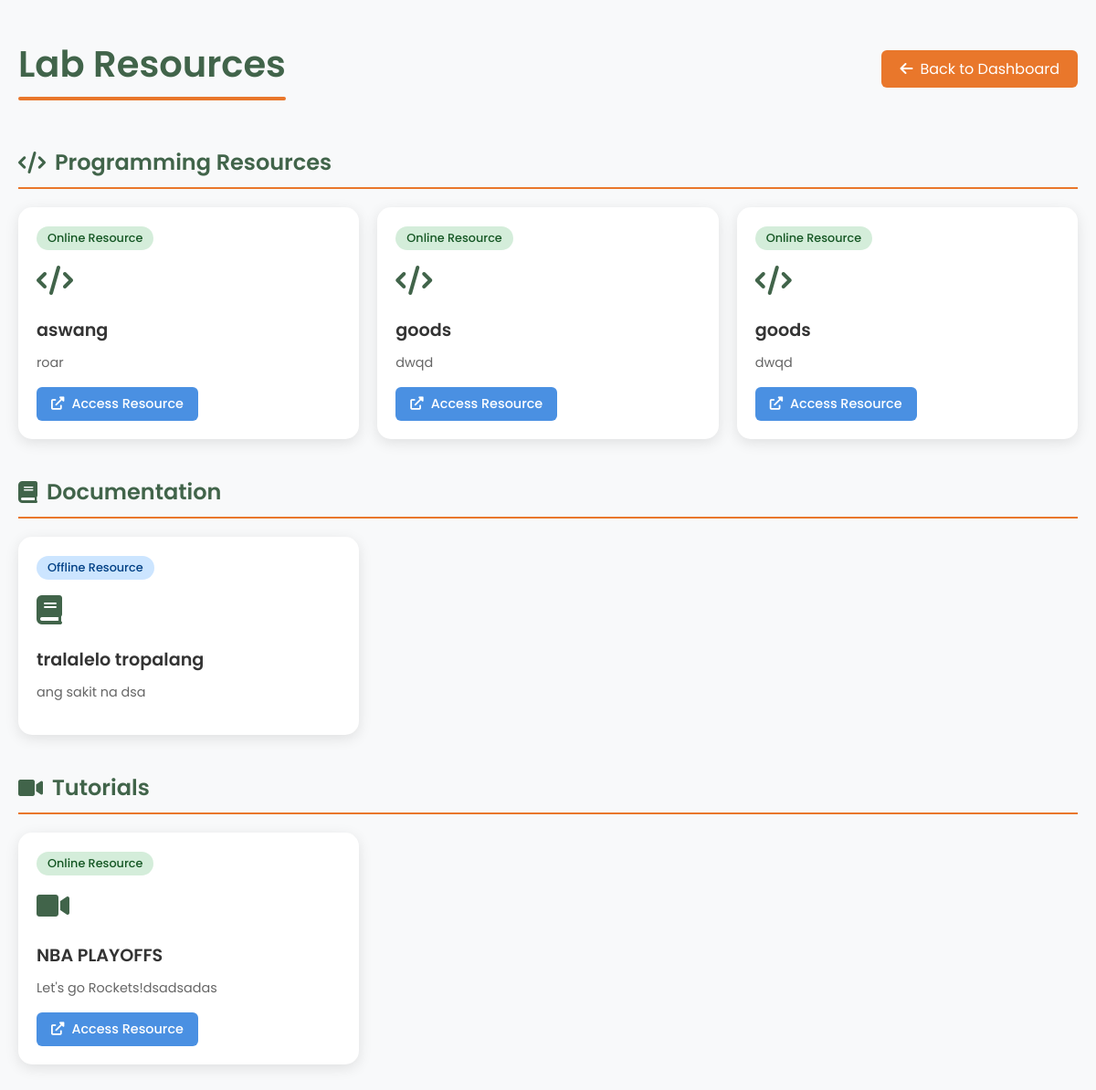
/lab_resources, run on the app's committed database.
### tables this page shows
CREATE TABLE lab_resources (
            id INTEGER PRIMARY KEY AUTOINCREMENT,
            name TEXT NOT NULL,
            category TEXT NOT NULL,
            description TEXT,
            needs_internet BOOLEAN DEFAULT 0,
            external_link TEXT,
            file_path TEXT,
            icon TEXT DEFAULT 'file-alt',
            status TEXT DEFAULT 'available',
            added_by TEXT NOT NULL,
            created_at DATETIME DEFAULT CURRENT_TIMESTAMP,
            last_updated DATETIME DEFAULT CURRENT_TIMESTAMP,
            updated_by TEXT
        );

### app.py (the view)
@app.route('/lab_resources')
def lab_resources():
    conn = sqlite3.connect('users.db')
    cursor = conn.cursor()
    cursor.execute("""
        SELECT id, name, category, description, needs_internet,
               external_link, file_path, icon, status
        FROM lab_resources
        WHERE status = 'available'
        ORDER BY category, name
    """)
    resources = []
    for row in cursor.fetchall():
        icon = {
            'Programming': 'code',
            'Office': 'file-word',
            'Documentation': 'book',
            'Tutorial': 'video',
            'Software': 'desktop',
            'Exercise': 'tasks'
        }.get(row[2], 'file-alt')
        resources.append({
            'id': row[0],
            'name': row[1],
            'category': row[2],
            'description': row[3],
            'needs_internet': bool(row[4]),
            'external_link': row[5],
            'file_path': row[6],
            'icon': icon,
            'status': row[8]
        })
    conn.close()
    return render_template('lab_resources.html', resources=resources)

### templates/lab_resources.html (shortened to what this page needs)
<!DOCTYPE html>
<html lang="en">
<head>
    <link href="https://cdnjs.cloudflare.com/ajax/libs/font-awesome/6.0.0/css/all.min.css" rel="stylesheet">
</head>
<body>
    <div class="container">
        <div class="header">
            <h1>Lab Resources</h1>
            <a href="{{ url_for('student_dashboard') }}" class="back-btn">
                <i class="fas fa-arrow-left"></i> Back to Dashboard
            </a>
        </div>
        {% set categories = {
            'Programming': {'icon': 'code', 'title': 'Programming Resources'},
            'Office': {'icon': 'file-word', 'title': 'Microsoft Office Resources'},
            'Documentation': {'icon': 'book', 'title': 'Documentation'},
            'Tutorial': {'icon': 'video', 'title': 'Tutorials'},
            'Software': {'icon': 'desktop', 'title': 'Software Resources'},
            'Exercise': {'icon': 'tasks', 'title': 'Exercises'}
        } %}
        {% for category, info in categories.items() %}
            {% set category_resources = resources|selectattr('category', 'equalto', category)|list %}
            {% if category_resources %}
                <div class="category-section">
                    <h2 class="category-title">
                        <i class="fas fa-{{ info.icon }}"></i>
                        {{ info.title }}
                    </h2>
                    <div class="resource-grid">
                        {% for resource in category_resources %}
                            <div class="resource-card">
                                <span class="resource-type {{ 'type-online' if resource.needs_internet else 'type-offline' }}">
                                    {{ 'Online Resource' if resource.needs_internet else 'Offline Resource' }}
                                </span>
                                <div class="resource-icon">
                                    <i class="fas fa-{{ resource.icon }}"></i>
                                </div>
                                <div class="resource-title">{{ resource.name }}</div>
                                <div class="resource-description">{{ resource.description }}</div>
                                {% if resource.needs_internet %}
                                    {% if resource.external_link %}
                                        <a href="{{ resource.external_link }}" target="_blank" class="resource-action btn-link">
                                            <i class="fas fa-external-link-alt"></i> Access Resource
                                        </a>
                                    {% endif %}
                                {% else %}
                                    {% if resource.file_path %}
                                        <a href="{{ url_for('download_resource', id=resource.id) }}" class="resource-action btn-download">
                                            <i class="fas fa-download"></i> Download Resource
                                        </a>
                                    {% endif %}
                                {% endif %}
                            </div>
                        {% endfor %}
                    </div>
                </div>
            {% endif %}
        {% endfor %}
    </div>
</body>
</html>

### templates/lab_resources.html (style rules this page uses)
* { margin: 0; padding: 0; box-sizing: border-box; font-family: 'Poppins', sans-serif; }
body { background: #f8f9fa; min-height: 100vh; padding: 20px; }
.container { max-width: 1200px; margin: 0 auto; }
.header { display: flex; justify-content: space-between; align-items: center; margin-bottom: 30px; padding: 20px 0; }
.header h1 { color: #41644A; font-size: 2.5em; font-weight: 600; position: relative; padding-bottom: 10px; }
.header h1::after { content: ''; position: absolute; bottom: 0; left: 0; width: 100%; height: 4px; background: #E9772B; border-radius: 2px; }
.back-btn { background: #E9772B; color: white; padding: 8px 20px; border-radius: 6px; text-decoration: none; display: flex; align-items: center; gap: 8px; transition: all 0.3s ease; }
.category-section { margin-bottom: 40px; }
.category-title { color: #41644A; font-size: 1.5em; font-weight: 600; margin-bottom: 20px; padding-bottom: 10px; border-bottom: 2px solid #E9772B; display: flex; align-items: center; gap: 10px; }
.resource-grid { display: grid; grid-template-columns: repeat(auto-fill, minmax(300px, 1fr)); gap: 20px; }
.resource-card { background: white; border-radius: 15px; padding: 20px; box-shadow: 0 4px 15px rgba(0, 0, 0, 0.1); transition: transform 0.3s ease; }
.resource-type { display: inline-block; padding: 4px 12px; border-radius: 20px; font-size: 0.8em; font-weight: 500; margin-bottom: 10px; }
.type-online { background: #d4edda; color: #155724; }
.type-offline { background: #cce5ff; color: #004085; }
.resource-icon { font-size: 2em; color: #41644A; margin-bottom: 15px; }
.resource-title { font-size: 1.2em; font-weight: 600; color: #333; margin-bottom: 10px; }
.resource-description { color: #666; font-size: 0.9em; line-height: 1.6; margin-bottom: 15px; }
.resource-action { display: inline-flex; align-items: center; gap: 8px; padding: 8px 16px; border-radius: 6px; font-size: 0.9em; font-weight: 500; text-decoration: none; transition: all 0.3s ease; }
.btn-link { background: #4a90e2; color: white; }

### data on the page
lab_resources: needs_internet "Online Resource", name "aswang", description "roar"
lab_resources: needs_internet "Online Resource", name "goods", description "dwqd"
lab_resources: needs_internet "Online Resource", name "goods", description "dwqd"
lab_resources: category "Documentation" (drawn), needs_internet "Offline Resource", name "tralalelo tropalang", description "ang sakit na dsa"
lab_resources: needs_internet "Online Resource", name "NBA PLAYOFFS", description "Let's go Rockets!dsadsadas"

### other printed values
{{ info.title }} "Programming Resources" "Documentation" "Tutorials"
